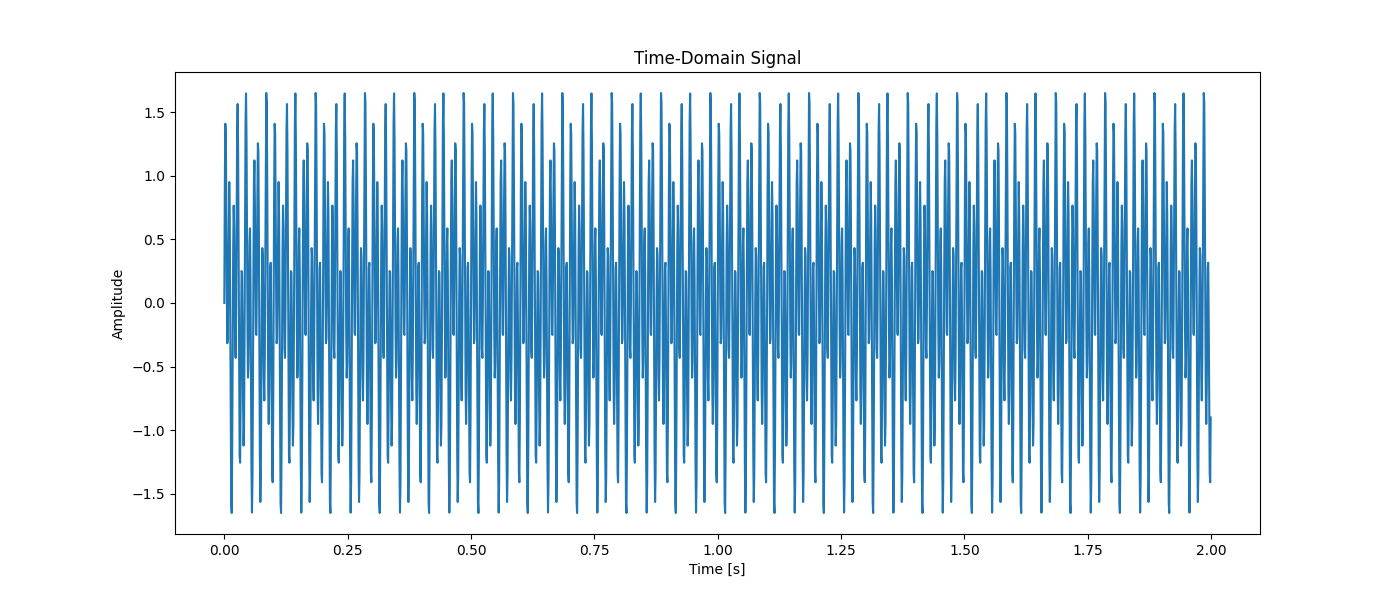
#> input picture representations/Figure_1.png, 1400 x 600 px, found by its file name
$ python fourier_transforms_2d.py
#> lines starting #> are read from the running program, lines starting #| are printed output that depends on the picture
import numpy as np
import matplotlib.pyplot as plt
from scipy.fft import fft2, fftshift
from matplotlib.image import imread


# 2D-dimensional Fourier Transform
# Load the image (grayscale for simplicity)
def load_image(image_path):
    image = imread(image_path)
#> image is the input picture: shape (600, 1400, 4) float32; mean R, G, B, A 0.775, 0.86, 0.921, 1
    if image.ndim == 3:
        # Convert to grayscale by averaging the RGB channels
        image = np.mean(image, axis=2)
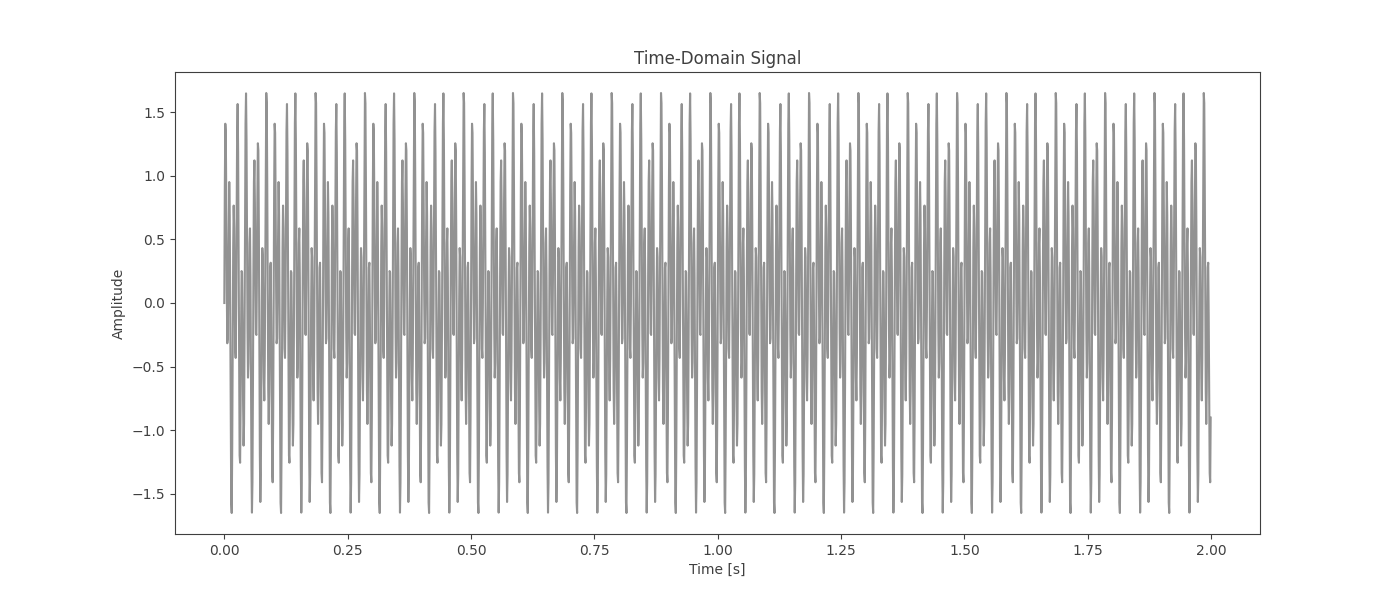
#> image: shape (600, 1400) float32; min 0.25, max 1, mean 0.889
    return image

def show_image(image):
    plt.imshow(image, cmap='gray')
    plt.title('Original Image')
    plt.axis('off')
    plt.show()


# Compute the 2D Fourier Transform
def fourier_transform(image):
    # Compute the 2D Fourier Transform
    fourier_image = fft2(image)
    # Shift the zero frequency component to the center
    fourier_image = fftshift(fourier_image)
    # Compute the magnitude spectrum
    magnitude_spectrum = np.log(np.abs(fourier_image) + 1)  # Add 1 to avoid log(0)
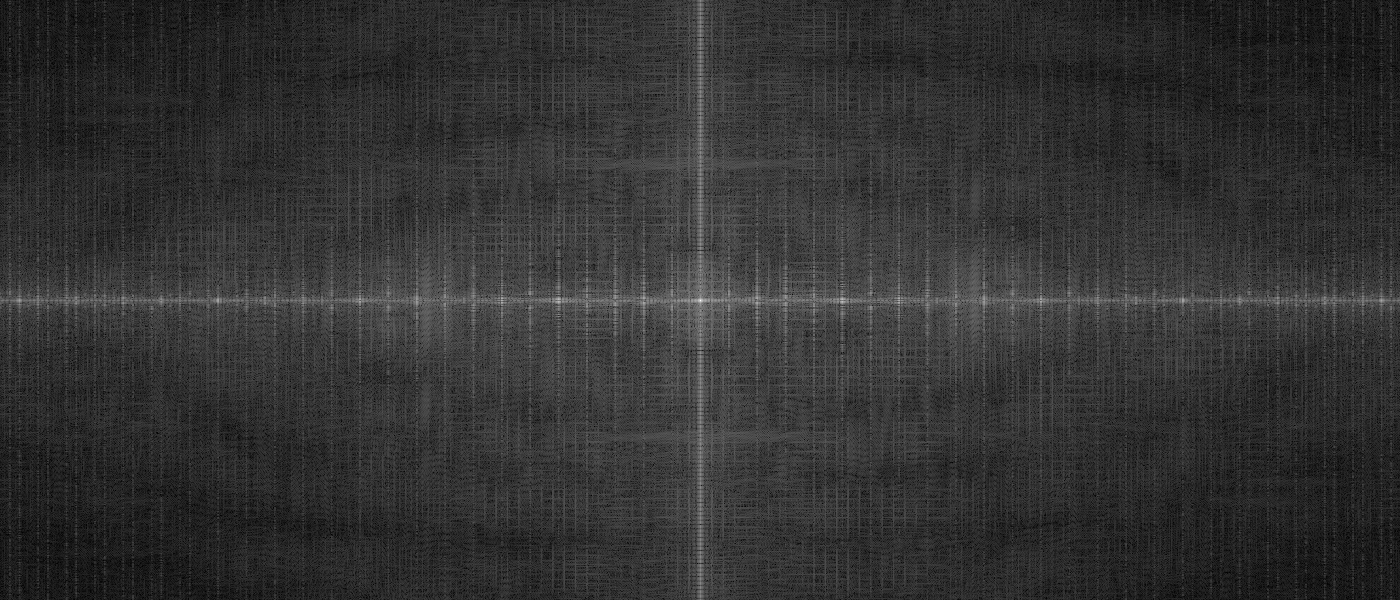
#> magnitude_spectrum: shape (600, 1400) float32; min 0.0235, max 13.52, mean 2.73; drawn with min black and max white
    return fourier_image, magnitude_spectrum


# Apply a high-pass filter mask
def high_pass_filter_mask(image, fourier_image):
    # Create a high-pass filter mask
    rows, cols = image.shape
#> rows = 600; cols = 1400
    crow, ccol = rows // 2, cols // 2
#> crow = 300; ccol = 700
    mask = np.ones((rows, cols), dtype=np.uint8)
    r = 50  # Radius of the low-frequency region to block
    center = [crow, ccol]
#> center = [300, 700]
    Y, X = np.ogrid[:rows, :cols]
#> Y = 600 values from 0 to 599
    dist_from_center = np.sqrt((X - center[1])**2 + (Y - center[0])**2)
    mask[dist_from_center <= r] = 0

    # Apply the mask and inverse FFT
    fft_image_shifted_filtered = fourier_image * mask
    fft_image_filtered = np.fft.ifftshift(fft_image_shifted_filtered)
    image_filtered = np.fft.ifft2(fft_image_filtered).real
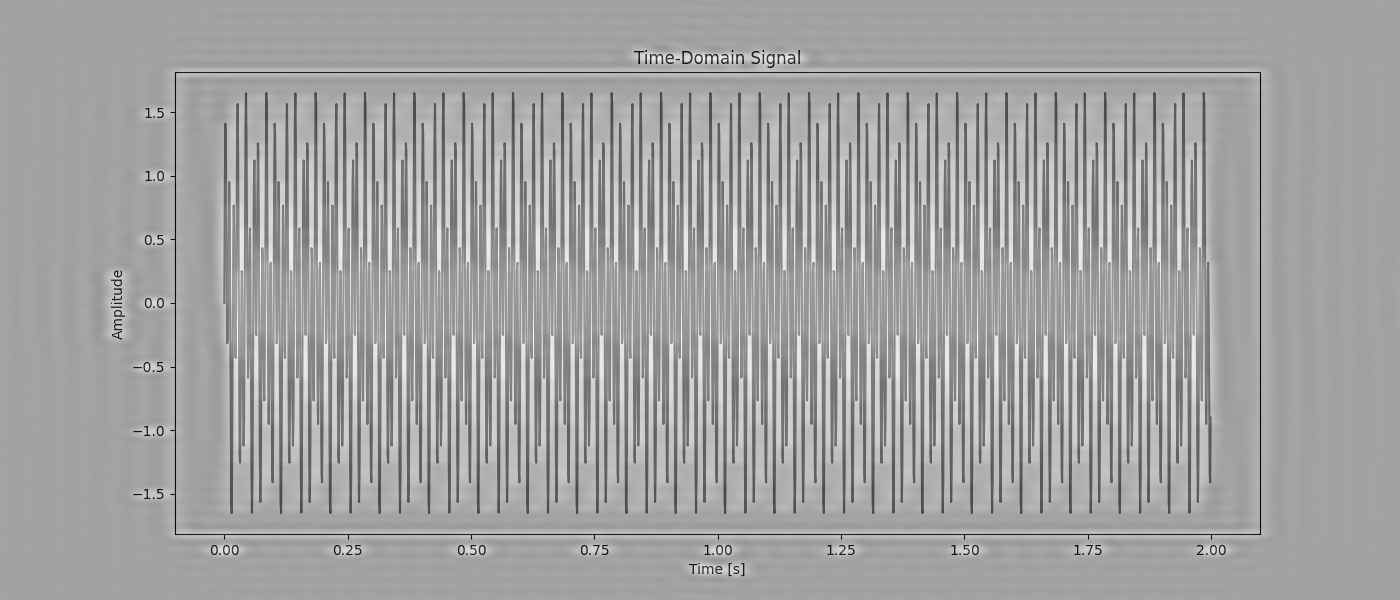
#> image_filtered: shape (600, 1400) float64; min -0.733, max 0.419, mean -2.06e-20; drawn with min black and max white
    return image_filtered

if __name__ == '__main__':
    image = load_image('/Users/bangbui/workspace/AlgorithmInPython/representations/Figure_1.png')
    # show_image(image)
    fourier_image, magnitude_spectrum = fourier_transform(image)
    # show_image(magnitude_spectrum)
    image_filtered = high_pass_filter_mask(image, fourier_image)
    show_image(image_filtered)
